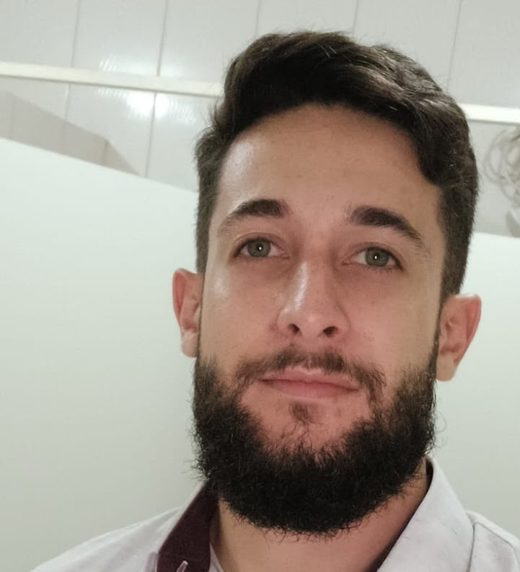
#> input picture assets/foto_mario.jpg, 520 x 572 px; its folder holds 4 pictures in this run
$ python make_images.py
#> lines starting #> are read from the running program, lines starting #| are printed output that depends on the picture
"""Gera as imagens derivadas: WebP, og.png (1200x630) e ícones (favicon, apple-touch, manifest).

Uso: python3 scripts/make_images.py   (requer Pillow e fontTools+brotli; usa as fontes de assets/fonts)
"""

from __future__ import annotations

import io
import json
import math
from pathlib import Path

from fontTools.ttLib import TTFont
from PIL import Image, ImageDraw, ImageFont

ROOT = Path(__file__).resolve().parents[1]
ASSETS = ROOT / "assets"
NAVY, CREAM, OCRE, MUTED = "#16202c", "#f6f4ef", "#e8894a", "#b5bdc8"
CPK = {"C": "#9aa5b4", "H": "#f2f0ea", "N": "#3b6fd4", "O": "#d8452f", "S": "#e2b62a"}
RADII = {"H": 0.31, "C": 0.76, "N": 0.71, "O": 0.66, "S": 1.05}
VIS = {"H": 0.25, "C": 0.38, "N": 0.37, "O": 0.36, "S": 0.50}


def webp_versions() -> None:
    """WebP de cada JPEG; as fotos largas também ganham versão de 640 px."""
    for src in sorted(ASSETS.glob("*.jpg")):
        if src.stem == "lab_ic_2":  # não usada nas páginas
            continue
        image = Image.open(src).convert("RGB")
#> image is the input picture: PIL image 520x572 RGB; mean R, G, B 163, 152.7, 142.3
        quality = 82 if src.stem != "hdl_video" else 85
        image.save(ASSETS / (src.stem + ".webp"), "WEBP", quality=quality, method=6)
        if image.width >= 800:
            small = image.resize((640, round(image.height * 640 / image.width)), Image.LANCZOS)
            small.save(ASSETS / (src.stem + "-640.webp"), "WEBP", quality=quality, method=6)


def font_from_woff2(name: str, size: int, axes: list[float] | None = None) -> ImageFont.FreeTypeFont:
    """Carrega uma fonte WOFF2 do site no Pillow (via conversão em memória)."""
    font = TTFont(ASSETS / "fonts" / name)
    font.flavor = None
    buffer = io.BytesIO()
    font.save(buffer)
    buffer.seek(0)
    loaded = ImageFont.truetype(buffer, size)
    if axes:
        loaded.set_variation_by_axes(axes)
    return loaded


def draw_molecule(size: int) -> Image.Image:
    """Bola-e-bastão da dipirona (dados de src/dipirona.json), fundo transparente."""
    atoms = json.loads((ROOT / "src/dipirona.json").read_text())
    n = len(atoms)
    cx, cy, cz = (sum(a[i] for a in atoms) / n for i in (1, 2, 3))
    ry, rx = 0.9, -0.45
    points = []
    for element, x, y, z in atoms:
        x, y, z = x - cx, y - cy, z - cz
        x, z = x * math.cos(ry) + z * math.sin(ry), -x * math.sin(ry) + z * math.cos(ry)
        y, z = y * math.cos(rx) - z * math.sin(rx), y * math.sin(rx) + z * math.cos(rx)
        points.append((element, x, y, z))
    extent = max(math.hypot(x, y, z) for _, x, y, z in points)
    scale = size / (2.05 * extent)
    projected = []
    for element, x, y, z in points:
        f = 1 + z * 0.04
        projected.append((element, size / 2 + x * scale * f, size / 2 - y * scale * f, z, VIS[element] * scale * f))
    bonds = []
    for i in range(n):
        for j in range(i + 1, n):
            d = math.dist(points[i][1:], points[j][1:])
            if d < 1.18 * (RADII[points[i][0]] + RADII[points[j][0]]):
                bonds.append((i, j))
    items = [(q[3], 0, i) for i, q in enumerate(projected)]
    items += [((projected[i][3] + projected[j][3]) / 2 - 0.01, 1, (i, j)) for i, j in bonds]
    items.sort(key=lambda item: item[0])
    layer = Image.new("RGBA", (size * 2, size * 2), (0, 0, 0, 0))
    draw = ImageDraw.Draw(layer)
    k = 2
    for _, kind, ref in items:
        if kind == 1:
            a, b = projected[ref[0]], projected[ref[1]]
            mx, my = (a[1] + b[1]) / 2, (a[2] + b[2]) / 2
            width = max(2, round(0.13 * scale * k))
            draw.line([(a[1] * k, a[2] * k), (mx * k, my * k)], fill=CPK[a[0]], width=width)
            draw.line([(mx * k, my * k), (b[1] * k, b[2] * k)], fill=CPK[b[0]], width=width)
        else:
            element, x, y, _, r = projected[ref]
            draw.ellipse([(x - r) * k, (y - r) * k, (x + r) * k, (y + r) * k], fill=CPK[element], outline="#10161e", width=2)
            draw.ellipse([(x - r * 0.55) * k, (y - r * 0.6) * k, (x - r * 0.1) * k, (y - r * 0.15) * k], fill=(255, 255, 255, 70))
    return layer.resize((size, size), Image.LANCZOS)


def og_image() -> None:
    """Imagem de compartilhamento 1200x630: nome, linha de atuação e a molécula do site."""
    image = Image.new("RGB", (1200, 630), NAVY)
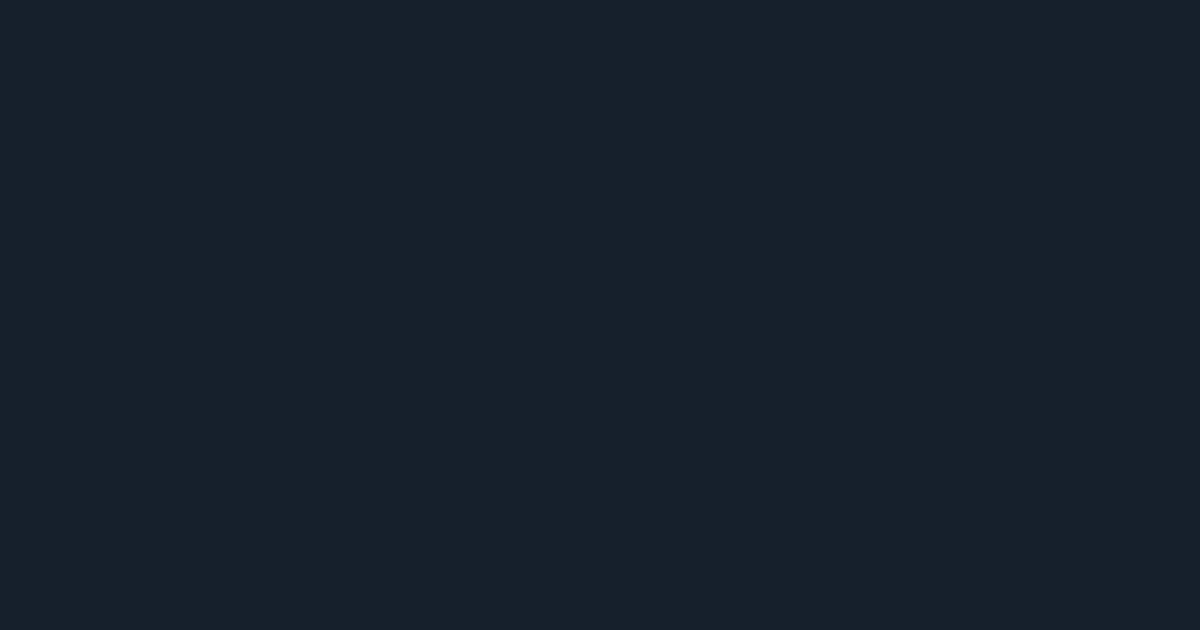
#> image: PIL image 1200x630 RGB; mean R, G, B 22, 32, 44
    draw = ImageDraw.Draw(image)
    molecule = draw_molecule(560)
    image.paste(molecule, (610, 35), molecule)
    draw.rectangle([0, 0, 14, 630], fill=OCRE)
    mono = font_from_woff2("ibm-plex-mono-latin-600-normal.woff2", 28)
    title = font_from_woff2("fraunces-latin-opsz-normal.woff2", 92, [144, 640])
    sans = font_from_woff2("ibm-plex-sans-latin-400-normal.woff2", 33)
    draw.text((80, 96), "O MEU LABORATÓRIO", font=mono, fill=OCRE)
    draw.text((80, 160), "Mário Goulart", font=title, fill=CREAM)
    draw.text((80, 262), "Envall", font=title, fill=CREAM)
    draw.rectangle([80, 398, 200, 402], fill=OCRE)
    draw.text((80, 428), "Química computacional", font=sans, fill=MUTED)
    draw.text((80, 474), "Ciências farmacêuticas", font=sans, fill=MUTED)
    draw.text((80, 548), "omeulab.com", font=mono, fill=CREAM)
    image.save(ASSETS / "og.png", optimize=True)


def double_dagger(size: int) -> Image.Image:
    """Ícone: ‡ (símbolo de estado de transição) creme sobre azul-marinho, desenhado com formas."""
    scale = 4
    s = size * scale
    image = Image.new("RGB", (s, s), NAVY)
    draw = ImageDraw.Draw(image)
    stem = s * 0.095
    cx = s / 2
    top, bottom = s * 0.17, s * 0.83
    draw.rectangle([cx - stem / 2, top, cx + stem / 2, bottom], fill=CREAM)
    for y in (0.40, 0.62):
        draw.rectangle([s * 0.27, s * y - stem * 0.4, s * 0.73, s * y + stem * 0.4], fill=CREAM)
    return image.resize((size, size), Image.LANCZOS)


def icons() -> None:
    double_dagger(180).save(ASSETS / "apple-touch-icon.png", optimize=True)
    double_dagger(192).save(ASSETS / "icon-192.png", optimize=True)
    double_dagger(512).save(ASSETS / "icon-512.png", optimize=True)
    double_dagger(256).save(ROOT / "favicon.ico", sizes=[(16, 16), (32, 32), (48, 48)])


if __name__ == "__main__":
    webp_versions()
#> (the run stopped early here; a loop or call above may not have finished)
